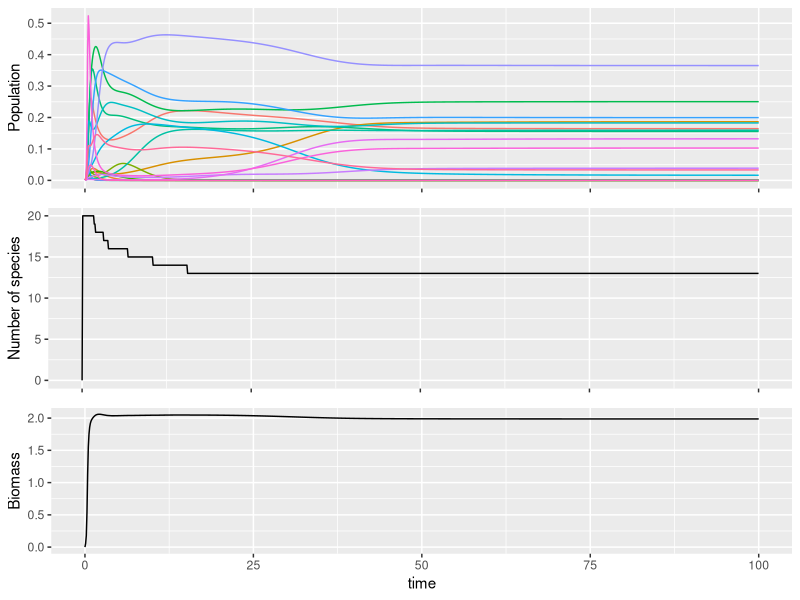

Recreate this plot in R.
#=============================================================================
#Implementation of a lotka-volterra competition model with a density-dependent 
# pathogen mortality term (from Schnitzer et al. 2011)
#=============================================================================
# load libraries
#=============================================================================
library(tidyverse)
library(deSolve)
library(gridExtra)

#=============================================================================
# Define the population dynamics through the following function
#=============================================================================
lv_path= function(times,sp,parms){
	with( as.list(c(parms, sp )),
		{		
		
			nspp = parms$nspp 
			Ni = matrix(sp[1:nspp], nspp, 1)

			dNi = Ni 
			for( i in 1:nspp){
				#Lotka-volterra consumption with a saturating mortality term 
				dNi[i] = Ni[i] * ( ri[i] *(1 - t(alphas[i,])%*%Ni )  
					- Ni[i] / (Ni[i]+Hp[i] ) )
			}

	  	list( c(dNi) )
		})	

}  

#=============================================================================
# Set values of parameters
#=============================================================================
#How many species to start? 
nspp = 20

spp_prms = NULL
spp_prms$ri = matrix(rpois(nspp,10), nspp, 1) #intrinsic growth
spp_prms$Hp = matrix(rpois(nspp,100), nspp, 1) #intrinsic growth

#Competition coefficients: 
spp_prms$alphas = matrix( runif(nspp^2,  0.1, 0.9),nspp,nspp )
diag(spp_prms$alphas) = matrix(rnorm(nspp, 0.99,0.01),nspp,1) #Set the intraspecific alphas = 1

#Pass all of these parameters as a list
parms = list(
	nspp=nspp, ri = spp_prms$ri, Hp = spp_prms$Hp, alphas = spp_prms$alphas
 )

#=============================================================================
# Run the model with initial conditions 
#=============================================================================
tend = 100
delta1 = 0.1
times  = seq(from = 0, to = tend, by = delta1)
tl = length(times)
minit = c( matrix(0.001,nspp,1) )

lv_out = dede(y=minit, times=times, func=lv_path, parms=parms, atol = 1e-9)
lv_out = as.data.frame(lv_out)

#=============================================================================
# Plot
#=============================================================================
lv_long =lv_out %>% gather( species, N, 2:(nspp+1) )

#Total number of species still around at each time: 
lv_long = lv_long %>% group_by(time) %>% mutate(spp_tot = sum(N>0.001) )

#Their collective biomass: 
lv_long = lv_long %>% group_by(time) %>% mutate(biomass = sum(N[N>0.001] ) )

#Each species' time trajectory
p1=ggplot()+ geom_line( data = lv_long, aes ( x = time, y = N, color = species)  )+ 
ylab("Population")+
theme(axis.text.x=element_blank(), axis.title.x=element_blank(), legend.position = "none") 

#Total number of species
p2=ggplot()+ geom_line( data = lv_long, aes ( x = time, y = spp_tot)  )+
ylab("Number of species")+
theme(axis.text.x=element_blank(), axis.title.x=element_blank(), legend.position = "none") 

#Total biomass of community
p3=ggplot()+ geom_line( data = lv_long, aes ( x = time, y = biomass)  )+
ylab("Biomass")

p4 = grid.arrange(p1,p2,p3, nrow = 3 )

ggsave("./feedbacks1.pdf", p4, width = 8, height = 10)
